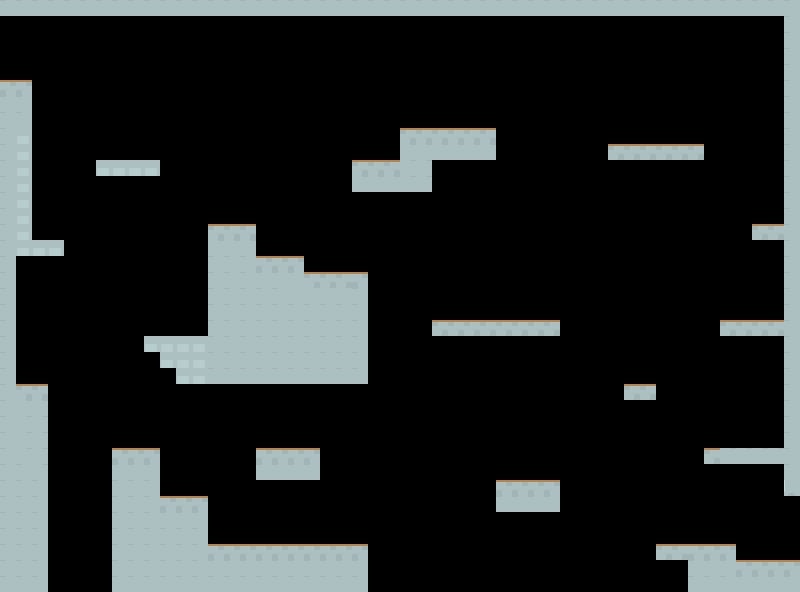

The image is a tile-based game level rendered from a .tmx file. Its description and complete source (layers, tilesets, objects, tile grids) follow:
An orthogonal 50x37 tile map with 16x16 px tiles, 1 tile layer (Capa de Patrones 1).

<map version="1.2" tiledversion="1.2.0" orientation="orthogonal" renderorder="right-down" width="50" height="37" tilewidth="16" tileheight="16" infinite="0" nextlayerid="2" nextobjectid="1">
 <tileset firstgid="1" source="../assets/scenarios/patrones 16x16.tsx" />
 <layer id="1" name="Capa de Patrones 1" width="50" height="37">
  <data encoding="csv">
5199,5199,5199,5199,5199,5199,5199,5199,5199,5199,5199,5199,5199,5199,5199,5199,5199,5199,5199,5199,5199,5199,5199,5199,5199,5199,5199,5199,5199,5199,5199,5199,5199,5199,5199,5199,5199,5199,5199,5199,5199,5199,5199,5199,5199,5199,5199,5199,5199,5199,
0,0,0,0,0,0,0,0,0,0,0,0,0,0,0,0,0,0,0,0,0,0,0,0,0,0,0,0,0,0,0,0,0,0,0,0,0,0,0,0,0,0,0,0,0,0,0,0,0,5199,
0,0,0,0,0,0,0,0,0,0,0,0,0,0,0,0,0,0,0,0,0,0,0,0,0,0,0,0,0,0,0,0,0,0,0,0,0,0,0,0,0,0,0,0,0,0,0,0,0,5199,
0,0,0,0,0,0,0,0,0,0,0,0,0,0,0,0,0,0,0,0,0,0,0,0,0,0,0,0,0,0,0,0,0,0,0,0,0,0,0,0,0,0,0,0,0,0,0,0,0,5199,
0,0,0,0,0,0,0,0,0,0,0,0,0,0,0,0,0,0,0,0,0,0,0,0,0,0,0,0,0,0,0,0,0,0,0,0,0,0,0,0,0,0,0,0,0,0,0,0,0,5199,
5094,5094,0,0,0,0,0,0,0,0,0,0,0,0,0,0,0,0,0,0,0,0,0,0,0,0,0,0,0,0,0,0,0,0,0,0,0,0,0,0,0,0,0,0,0,0,0,0,0,5199,
5199,5199,0,0,0,0,0,0,0,0,0,0,0,0,0,0,0,0,0,0,0,0,0,0,0,0,0,0,0,0,0,0,0,0,0,0,0,0,0,0,0,0,0,0,0,0,0,0,0,5199,
5199,5199,0,0,0,0,0,0,0,0,0,0,0,0,0,0,0,0,0,0,0,0,0,0,0,0,0,0,0,0,0,0,0,0,0,0,0,0,0,0,0,0,0,0,0,0,0,0,0,5199,
5199,2147487586,0,0,0,0,0,0,0,0,0,0,0,0,0,0,0,0,0,0,0,0,0,0,0,2147488742,2147488742,2147488742,2147488742,2147488742,2147488742,0,0,0,0,0,0,0,0,0,0,0,0,0,0,0,0,0,0,5199,
5199,2147487586,0,0,0,0,0,0,0,0,0,0,0,0,0,0,0,0,0,0,0,0,0,0,0,2147488847,2147488847,2147488847,2147488847,2147488847,2147488847,0,0,0,0,0,0,0,2147488742,2147488742,2147488742,2147488742,2147488742,2147488742,0,0,0,0,0,5199,
5199,2147487586,0,0,0,0,2147487586,2147487586,2147487586,2147487586,0,0,0,0,0,0,0,0,0,0,0,0,2147488742,2147488742,2147488742,2147488847,2147488847,0,0,0,0,0,0,0,0,0,0,0,0,0,0,0,0,0,0,0,0,0,0,5199,
5199,2147487586,0,0,0,0,0,0,0,0,0,0,0,0,0,0,0,0,0,0,0,0,2147488847,2147488847,2147488847,2147488847,2147488847,0,0,0,0,0,0,0,0,0,0,0,0,0,0,0,0,0,0,0,0,0,0,5199,
5199,2147487586,0,0,0,0,0,0,0,0,0,0,0,0,0,0,0,0,0,0,0,0,0,0,0,0,0,0,0,0,0,0,0,0,0,0,0,0,0,0,0,0,0,0,0,0,0,0,0,5199,
5199,2147487586,0,0,0,0,0,0,0,0,0,0,0,0,0,0,0,0,0,0,0,0,0,0,0,0,0,0,0,0,0,0,0,0,0,0,0,0,0,0,0,0,0,0,0,0,0,0,0,5199,
5199,2147487586,0,0,0,0,0,0,0,0,0,0,0,2147488742,2147488742,2147488742,0,0,0,0,0,0,0,0,0,0,0,0,0,0,0,0,0,0,0,0,0,0,0,0,0,0,0,0,0,0,0,2147488742,2147488742,5199,
5199,2147487586,2147487586,2147487586,0,0,0,0,0,0,0,0,0,2147488847,2147488847,2147488847,0,0,0,0,0,0,0,0,0,0,0,0,0,0,0,0,0,0,0,0,0,0,0,0,0,0,0,0,0,0,0,0,0,5199,
5199,0,0,0,0,0,0,0,0,0,0,0,0,5199,5199,5199,5094,5094,5094,0,0,0,0,0,0,0,0,0,0,0,0,0,0,0,0,0,0,0,0,0,0,0,0,0,0,0,0,0,0,5199,
5199,0,0,0,0,0,0,0,0,0,0,0,0,5199,5199,5199,5199,5199,5199,2147488742,2147488742,2147488742,5094,0,0,0,0,0,0,0,0,0,0,0,0,0,0,0,0,0,0,0,0,0,0,0,0,0,0,5199,
5199,0,0,0,0,0,0,0,0,0,0,0,0,5199,5199,5199,5199,5199,2147487587,2147487587,2147487587,2147487587,5199,0,0,0,0,0,0,0,0,0,0,0,0,0,0,0,0,0,0,0,0,0,0,0,0,0,0,5199,
5199,0,0,0,0,0,0,0,0,0,0,0,0,5199,5199,5199,5199,5199,5199,5199,5199,5199,5199,0,0,0,0,0,0,0,0,0,0,0,0,0,0,0,0,0,0,0,0,0,0,0,0,0,0,5199,
5199,0,0,0,0,0,0,0,0,0,0,0,0,5199,5199,5199,5199,5199,5199,5199,5199,5199,5199,0,0,0,0,2147488742,2147488742,2147488742,2147488742,2147488742,2147488742,2147488742,2147488742,0,0,0,0,0,0,0,0,0,0,2147488742,2147488742,2147488742,2147488742,5199,
5199,0,0,0,0,0,0,0,0,2147487586,2147487586,2147487586,2147487586,5199,5199,5199,5199,5199,5199,5199,5199,5199,5199,0,0,0,0,0,0,0,0,0,0,0,0,0,0,0,0,0,0,0,0,0,0,0,0,0,0,5199,
5199,0,0,0,0,0,0,0,0,0,2147487586,2147487586,2147487586,5199,5199,5199,5199,5199,5199,5199,5199,5199,5199,0,0,0,0,0,0,0,0,0,0,0,0,0,0,0,0,0,0,0,0,0,0,0,0,0,0,5199,
5199,0,0,0,0,0,0,0,0,0,0,2147487586,2147487586,5199,5199,5199,5199,5199,5199,5199,5199,5199,5199,0,0,0,0,0,0,0,0,0,0,0,0,0,0,0,0,0,0,0,0,0,0,0,0,0,0,5199,
5199,2147488742,2147488742,0,0,0,0,0,0,0,0,0,0,0,0,0,0,0,0,0,0,0,0,0,0,0,0,0,0,0,0,0,0,0,0,0,0,0,0,2147488742,2147488742,0,0,0,0,0,0,0,0,5199,
5199,2147488847,2147488847,0,0,0,0,0,0,0,0,0,0,0,0,0,0,0,0,0,0,0,0,0,0,0,0,0,0,0,0,0,0,0,0,0,0,0,0,0,0,0,0,0,0,0,0,0,0,5199,
5199,2147488847,2147488847,0,0,0,0,0,0,0,0,0,0,0,0,0,0,0,0,0,0,0,0,0,0,0,0,0,0,0,0,0,0,0,0,0,0,0,0,0,0,0,0,0,0,0,0,0,0,5199,
5199,2147488847,2147488847,0,0,0,0,0,0,0,0,0,0,0,0,0,0,0,0,0,0,0,0,0,0,0,0,0,0,0,0,0,0,0,0,0,0,0,0,0,0,0,0,0,0,0,0,0,0,5199,
5199,2147488847,2147488847,0,0,0,0,5094,5094,5094,0,0,0,0,0,0,5094,5094,5094,5094,0,0,0,0,0,0,0,0,0,0,0,0,0,0,0,0,0,0,0,0,0,0,0,0,2147488742,2147488847,2147488847,2147488847,2147488847,5199,
5199,5199,2147488847,0,0,0,0,5199,5199,5199,0,0,0,0,0,0,5199,5199,5199,5199,0,0,0,0,0,0,0,0,0,0,0,0,0,0,0,0,0,0,0,0,0,0,0,0,0,0,0,0,0,5199,
5199,5199,5199,0,0,0,0,5199,5199,5199,0,0,0,0,0,0,0,0,0,0,0,0,0,0,0,0,0,0,0,0,0,5094,5094,5094,5094,0,0,0,0,0,0,0,0,0,0,0,0,0,0,2147485817,
5199,5199,5199,0,0,0,0,5199,5199,5199,5094,5094,5094,0,0,0,0,0,0,0,0,0,0,0,0,0,0,0,0,0,0,5199,5199,5199,5199,0,0,0,0,0,0,0,0,0,0,0,0,0,0,0,
5199,5199,5199,0,0,0,0,5199,5199,5199,5199,5199,5199,0,0,0,0,0,0,0,0,0,0,0,0,0,0,0,0,0,0,0,0,0,0,0,0,0,0,0,0,0,0,0,0,0,0,0,0,0,
5199,5199,5199,0,0,0,0,5199,5199,5199,5199,5199,5199,0,0,0,0,0,0,0,0,0,0,0,0,0,0,0,0,0,0,0,0,0,0,0,0,0,0,0,0,0,0,0,0,0,0,0,0,0,
5199,5199,5199,0,0,0,0,5199,5199,5199,5199,5199,5199,5094,5094,5094,5094,5094,5094,5094,5094,5094,5094,0,0,0,0,0,0,0,0,0,0,0,0,0,0,0,0,0,0,2147488742,2147488742,5094,5094,5094,0,0,0,0,
5199,5199,5199,0,0,0,0,5199,5199,5199,5199,5199,5199,5199,5199,5199,5199,5199,5199,5199,5199,5199,5199,0,0,0,0,0,0,0,0,0,0,0,0,0,0,0,0,0,0,0,0,5199,5199,5199,5094,5094,5094,5094,
5199,5199,5199,0,0,0,0,5199,5199,5199,5199,5199,5199,5199,5199,5199,5199,5199,5199,5199,5199,5199,5199,0,0,0,0,0,0,0,0,0,0,0,0,0,0,0,0,0,0,0,0,5199,5199,5199,5199,5199,5199,5199
</data>
 </layer>
</map>
